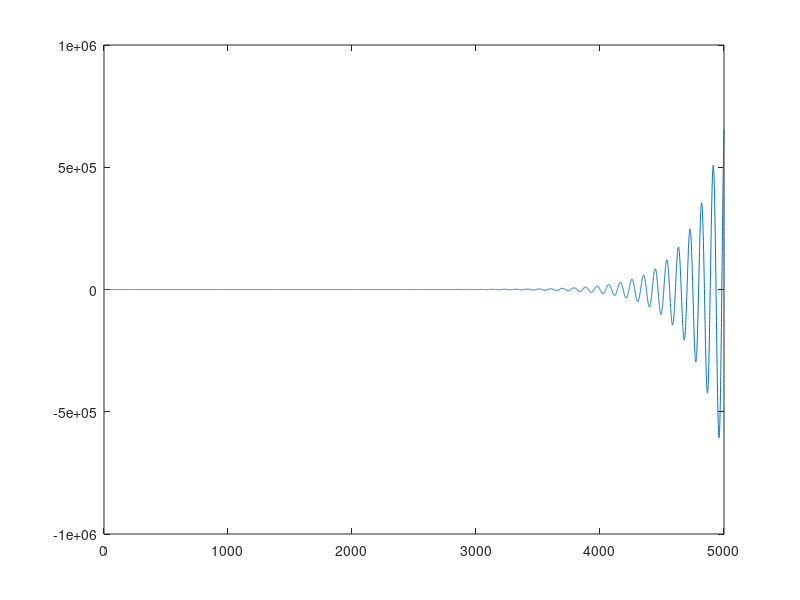
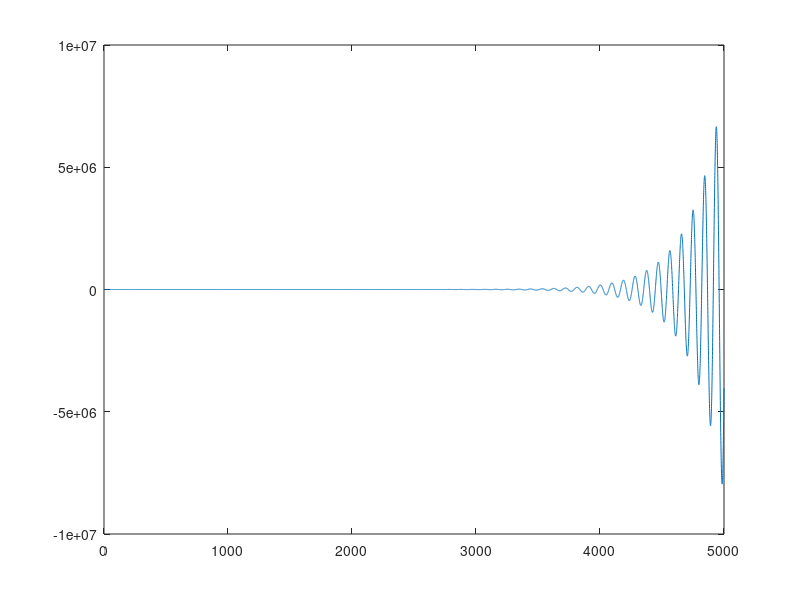
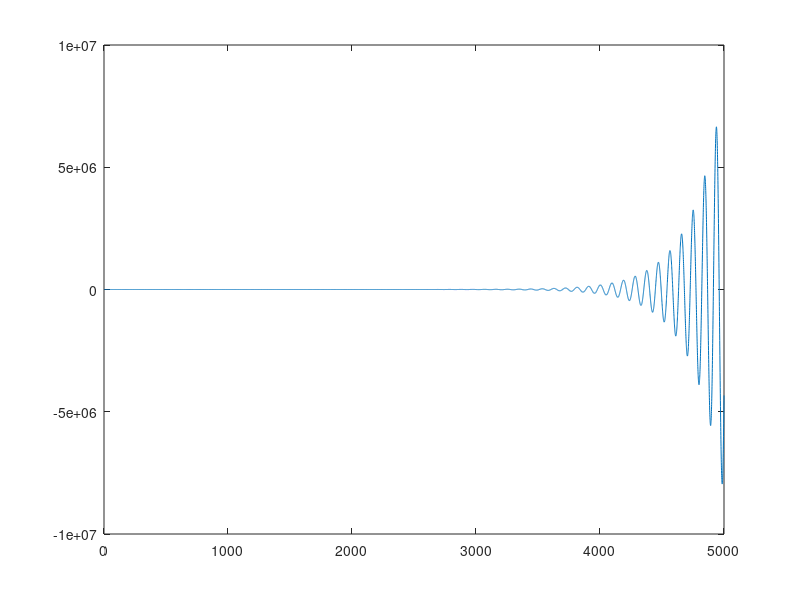
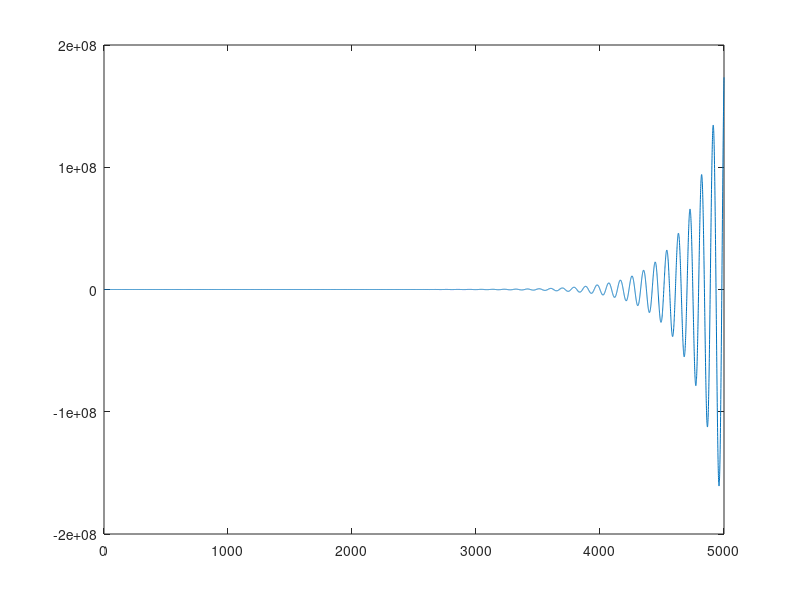

Reproduce these figures in MATLAB, in order.
clc;
clear;
close all;
format long
%%parameter values that will not vary
s=1; K=1; nu=1; L=1;
%%PARAMETERS WITH hopf at beta=67.988 approx.
% r=.002; alpha=.005; beta=67.9884746653243112746167753357440233230590820312503;
% theta=.9; gamma=.0005; delta=.003;
%%PARAMETERS WITH PERIODIC OSCILLATIONS
% r=.09; alpha=.005; beta=405.65645000000003504;
% theta=.9; gamma=.0005; delta=.003;
%%PARAMETERS WITH PERIODIC OSCILLATIONS
r=.9; alpha=.005; beta=1.5;
theta=.9; gamma=.0005; delta=.003;
% % %PARAMETERS WITH ALL CONDITIONS OF GLOBAL STABILITY
% r=10; alpha=0.9;
% theta=.5; gamma=3; delta=.1;
% beta=4;
%main model solving in RK4 method
riparian_dim=@(t,x)[r*x(1)*(1 - (x(1)/K)) - alpha*(x(1)^2)*x(3) - beta*x(2)*x(1); theta*beta*x(2)*x(1) - gamma*x(2)^2 - delta*x(2)*x(3); s*x(3)*(1 - (x(3)/L)) + nu*x(2)*x(3)];
[t,x]=ode45(riparian_dim,[0 1000],[0 0 0]);
p_riparian=size(x);
V_cap_rev=x(p_riparian(1),1)
I_cap_rev=x(p_riparian(1),2)
A_cap_rev=x(p_riparian(1),3)
% %Equilibrium Existence
a_cap = (alpha*L*nu*theta*beta)/(s*(gamma+(delta*L*nu)/s))
b_cap = (r/K) + alpha*L -(alpha*(L^2)*nu*delta/(s*(gamma + (delta*L*nu/s)))) + (theta*(beta^2)/(gamma + (delta*L*nu/s)))
c_cap = -r - (delta*beta*L/(gamma + (delta*L*nu/s)))
D_cap = b_cap^2-4*a_cap*c_cap;
V1_cap = (-b_cap+sqrt(D_cap))/(2*a_cap)
V2_cap = (-b_cap-sqrt(D_cap))/(2*a_cap)
V_cap_act = V1_cap
I_cap_act = (theta*beta*V_cap_act - delta*L) / (gamma + (delta*L*nu/s))
A_cap_act = (s + nu*I_cap_act)*(L/s)
% %SENSITIVITY WITH RESPECT TO DELTA
delta_sen=@(t,x_delta)[r*x_delta(1)-2*r*V_cap_act*x_delta(1)-alpha*(2*V_cap_act*A_cap_act*x_delta(1)+V_cap_act^2*x_delta(3))-beta*(x_delta(2)*V_cap_act+I_cap_act*x_delta(1));theta*beta*(x_delta(2)*V_cap_act+I_cap_act*x_delta(1))-2*gamma*I_cap_act*x_delta(2)-I_cap_act*A_cap_act+delta*(x_delta(2)*A_cap_act+I_cap_act*x_delta(3));x_delta(3)-2*A_cap_act*x_delta(3)+x_delta(2)*A_cap_act+I_cap_act*x_delta(3)];
[t,x_delta]=ode45(delta_sen,[0 5000],[0 0 0])
x_delta_index=delta*x_delta
x_delta_log_index(:,1)=x_delta_index(:,1)/V_cap_act
x_delta_log_index(:,2)=x_delta_index(:,2)/I_cap_act
x_delta_log_index(:,3)=x_delta_index(:,3)/A_cap_act
figure(10)
plot(t,x_delta_index(:,1))
hold on
figure(11)
plot(t,x_delta_index(:,2))
hold on
figure(12)
plot(t,x_delta_index(:,3))
hold on
figure(14)
plot(t,x_delta_log_index(:,1))
hold on
figure(15)
plot(t,x_delta_log_index(:,2))
hold on
figure(16)
plot(t,x_delta_log_index(:,3))
hold on
q_delta=size(x_delta)
V_delta=x_delta(q_delta(1),1),I_delta=x_delta(q_delta(1),2),A_delta=x_delta(q_delta(1),3)
sen_index(1,1)=V_delta*delta/V_cap_act;
sen_index(1,2)=I_delta*delta/I_cap_act;
sen_index(1,3)=A_delta*delta/A_cap_act;
sen_index(1,:)